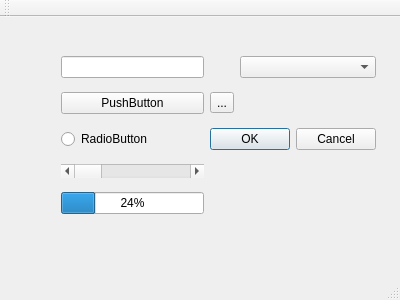
<?xml version="1.0" encoding="UTF-8"?>
<ui version="4.0">
 <class>MainWindow</class>
 <widget class="QMainWindow" name="MainWindow">
  <property name="geometry">
   <rect>
    <x>0</x>
    <y>0</y>
    <width>400</width>
    <height>300</height>
   </rect>
  </property>
  <property name="windowTitle">
   <string>MainWindow</string>
  </property>
  <widget class="QWidget" name="centralWidget">
   <widget class="QWidget" name="">
    <property name="geometry">
     <rect>
      <x>50</x>
      <y>20</y>
      <width>337</width>
      <height>200</height>
     </rect>
    </property>
    <layout class="QGridLayout" name="gridLayout_2">
     <item row="0" column="0">
      <widget class="QLineEdit" name="lineEdit"/>
     </item>
     <item row="0" column="2">
      <widget class="QComboBox" name="comboBox"/>
     </item>
     <item row="1" column="0">
      <widget class="QPushButton" name="pushButton">
       <property name="text">
        <string>PushButton</string>
       </property>
      </widget>
     </item>
     <item row="1" column="1">
      <widget class="QToolButton" name="toolButton">
       <property name="text">
        <string>...</string>
       </property>
      </widget>
     </item>
     <item row="2" column="0">
      <widget class="QRadioButton" name="radioButton">
       <property name="text">
        <string>RadioButton</string>
       </property>
      </widget>
     </item>
     <item row="2" column="1" colspan="2">
      <widget class="QDialogButtonBox" name="buttonBox">
       <property name="standardButtons">
        <set>QDialogButtonBox::Cancel|QDialogButtonBox::Ok</set>
       </property>
      </widget>
     </item>
     <item row="3" column="0">
      <widget class="QScrollBar" name="horizontalScrollBar">
       <property name="orientation">
        <enum>Qt::Horizontal</enum>
       </property>
      </widget>
     </item>
     <item row="4" column="0">
      <widget class="QProgressBar" name="progressBar">
       <property name="value">
        <number>24</number>
       </property>
      </widget>
     </item>
    </layout>
   </widget>
  </widget>
  <widget class="QMenuBar" name="menuBar">
   <property name="geometry">
    <rect>
     <x>0</x>
     <y>0</y>
     <width>400</width>
     <height>37</height>
    </rect>
   </property>
  </widget>
  <widget class="QToolBar" name="mainToolBar">
   <attribute name="toolBarArea">
    <enum>TopToolBarArea</enum>
   </attribute>
   <attribute name="toolBarBreak">
    <bool>false</bool>
   </attribute>
  </widget>
  <widget class="QStatusBar" name="statusBar"/>
 </widget>
 <layoutdefault spacing="6" margin="11"/>
 <resources/>
 <connections/>
</ui>
